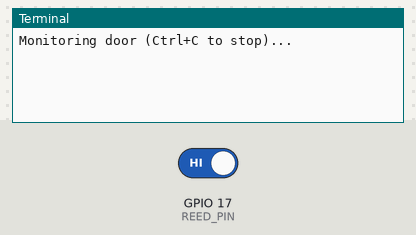
The program below on a simulated Raspberry Pi (BCM pin numbers). On the bench: the last lines printed to the terminal. Inputs (shaded band) come from the test bench; at power-on: GPIO 17 (REED_PIN) HIGH.

Above: at 1.2 s.
1.3 s: GPIO 17 (REED_PIN) driven LOW
At 2.3 s:
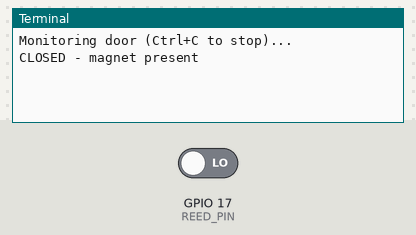
2.8 s: GPIO 17 (REED_PIN) driven HIGH
At 3.6 s:
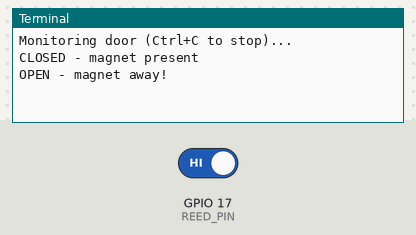

The program:

example.py
```python
# Python script for Raspberry Pi that monitors a reed switch on BCM GPIO17 using an internal pull-up, debounces transitions, logs OPEN/CLOSED messages, and cleans up GPIO on exit.
#
# Buy this module: https://shillehtek.com/products/reed-switch-magnetic-sensor-normally-open-arduino-esp32
# Full manual: https://shillehtek.com/blogs/shillehtek-product-manuals/reed-switch-magnetic-sensor-normally-open-arduino-esp32-manual
# More examples: https://github.com/shillehbean/shillehtek-examples
#

#!/usr/bin/env python3
# Reed Switch Door Monitor - Raspberry Pi Example
# Lead 1 -> GPIO 17 (pin 11), Lead 2 -> GND (pin 6)

import RPi.GPIO as GPIO
import time

REED_PIN = 17

GPIO.setmode(GPIO.BCM)
GPIO.setup(REED_PIN, GPIO.IN, pull_up_down=GPIO.PUD_UP)

last = GPIO.input(REED_PIN)
print("Monitoring door (Ctrl+C to stop)...")

try:
    while True:
        state = GPIO.input(REED_PIN)
        if state != last:
            time.sleep(0.03)          # debounce
            state = GPIO.input(REED_PIN)
            if state != last:
                if state == GPIO.LOW:
                    print("CLOSED - magnet present")
                else:
                    print("OPEN - magnet away!")
                last = state
        time.sleep(0.01)

except KeyboardInterrupt:
    print("Stopped by user")
finally:
    GPIO.cleanup()
```

Measured:
- after the input at 1.3 s, the terminal: prints a new line at once (image 1)
- after the input at 2.8 s, the terminal: prints a new line at once (image 2)
